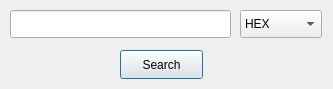
<?xml version="1.0" encoding="UTF-8"?>
<ui version="4.0">
 <class>searchform</class>
 <widget class="QDialog" name="searchform">
  <property name="geometry">
   <rect>
    <x>0</x>
    <y>0</y>
    <width>333</width>
    <height>89</height>
   </rect>
  </property>
  <property name="windowTitle">
   <string>Search</string>
  </property>
  <widget class="QPushButton" name="searchButton">
   <property name="geometry">
    <rect>
     <x>120</x>
     <y>50</y>
     <width>83</width>
     <height>29</height>
    </rect>
   </property>
   <property name="text">
    <string>Search</string>
   </property>
  </widget>
  <widget class="QLineEdit" name="searchLineEdit">
   <property name="geometry">
    <rect>
     <x>10</x>
     <y>10</y>
     <width>221</width>
     <height>28</height>
    </rect>
   </property>
  </widget>
  <widget class="QComboBox" name="typeSelectComboBox">
   <property name="geometry">
    <rect>
     <x>240</x>
     <y>10</y>
     <width>82</width>
     <height>28</height>
    </rect>
   </property>
   <item>
    <property name="text">
     <string>HEX</string>
    </property>
   </item>
   <item>
    <property name="text">
     <string>ASCII</string>
    </property>
   </item>
   <item>
    <property name="text">
     <string>UTF-16</string>
    </property>
   </item>
  </widget>
 </widget>
 <resources/>
 <connections/>
</ui>
